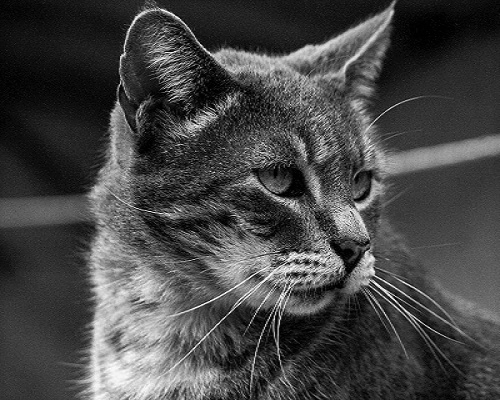
#> input picture noised.png, 500 x 400 px, found by its file name
$ python noise_filtering.py
#> lines starting #> are read from the running program, lines starting #| are printed output that depends on the picture
# -*- coding: utf-8 -*-
"""
**********Emotions Data Analysis**********
**********@author: gulsen************
"""
""" *********************************************************************** """
"""
Libraries
"""

import numpy as np
import pandas as pd

import os
for dirname, _, filenames in os.walk('data_science/Noise_Filtering'):
    for filename in filenames:
        print(os.path.join(dirname,filename))

import cv2
import matplotlib.pyplot as plt
from skimage.metrics import mean_squared_error
from skimage.restoration import denoise_bilateral

import plotly.graph_objects as go

from skimage.util import random_noise

from skimage.metrics import peak_signal_noise_ratio, structural_similarity

""" *********************************************************************** """
"""
Data Import
"""

img_test= cv2.imread(r'C:\Users\LENOVO\Desktop\data_science\Noise_Filtering\noised.png', 0)
#> img_test is the input picture: shape (400, 500); min 0, max 255, mean 70.3

img_test.shape

""" *********************************************************************** """

"""
Data PROCESSİNG
"""

plt.figure(figsize=(10,10))
plt.imshow(img_test, cmap='gray')

fig=go.Figure(data=[go.Surface(z=img_test, colorscale='gray', colorbar=None)])

fig.update_layout(title='Original Image', autosize=False,
                  width=800, height=800,
                  margin=dict(l=65, r=50, b=65))
fig.update_traces(showscale=False)

fig.show()


noise_factor=10 #adding noise in data

img_test_noisy=img_test

# ZNCC Evalaute:

img_test_noisy_zncc = img_test + 50 * np.random.normal(loc=0.0, scale=1.0, size=img_test.shape) #loc: mean of the dist. scale: SD of the dist.
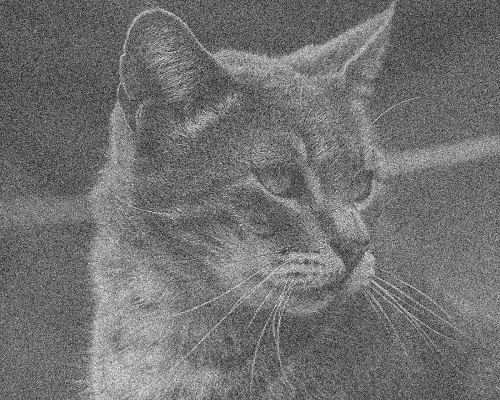
#> img_test_noisy_zncc: shape (400, 500) float64; min -205.3, max 413.4, mean 70.5; drawn with min black and max white

zncc_1image = np.corrcoef(img_test.ravel(), img_test_noisy_zncc.ravel())[1,0]
#> zncc_1image = 0.73
psnr_1image = peak_signal_noise_ratio(img_test, img_test_noisy_zncc)
#> psnr_1image = 14.17
#> (the run stopped early here; a loop or call above may not have finished)
